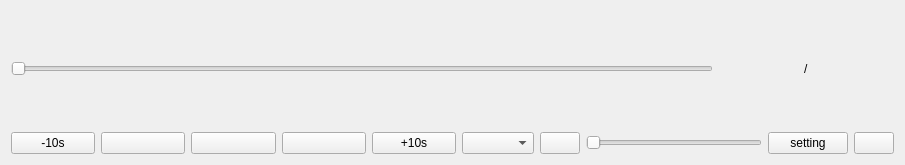
<?xml version="1.0" encoding="UTF-8"?>
<ui version="4.0">
 <class>ControlView</class>
 <widget class="QWidget" name="ControlView">
  <property name="geometry">
   <rect>
    <x>0</x>
    <y>0</y>
    <width>905</width>
    <height>165</height>
   </rect>
  </property>
  <property name="windowTitle">
   <string>Form</string>
  </property>
  <layout class="QGridLayout" name="gridLayout">
   <item row="0" column="0">
    <layout class="QHBoxLayout" name="horizontalLayout_2" stretch="8,2">
     <item>
      <widget class="QSlider" name="horizontalSlider_progress">
       <property name="orientation">
        <enum>Qt::Horizontal</enum>
       </property>
      </widget>
     </item>
     <item>
      <layout class="QHBoxLayout" name="horizontalLayout" stretch="2,0,2">
       <item>
        <widget class="QLabel" name="label_currentDuration">
         <property name="text">
          <string/>
         </property>
        </widget>
       </item>
       <item>
        <widget class="QLabel" name="label_2">
         <property name="text">
          <string>/</string>
         </property>
        </widget>
       </item>
       <item>
        <widget class="QLabel" name="label_allDuration">
         <property name="text">
          <string/>
         </property>
        </widget>
       </item>
      </layout>
     </item>
    </layout>
   </item>
   <item row="1" column="0">
    <layout class="QHBoxLayout" name="horizontalLayout_6" stretch="6,0,3,1">
     <item>
      <layout class="QHBoxLayout" name="horizontalLayout_3">
       <item>
        <widget class="QPushButton" name="pushButton_forwardSecond">
         <property name="text">
          <string>-10s</string>
         </property>
        </widget>
       </item>
       <item>
        <widget class="QPushButton" name="pushButton_previous">
         <property name="text">
          <string/>
         </property>
        </widget>
       </item>
       <item>
        <widget class="QPushButton" name="pushButton_start">
         <property name="text">
          <string/>
         </property>
        </widget>
       </item>
       <item>
        <widget class="QPushButton" name="pushButton_next">
         <property name="text">
          <string/>
         </property>
        </widget>
       </item>
       <item>
        <widget class="QPushButton" name="pushButton_backwardSecond">
         <property name="text">
          <string>+10s</string>
         </property>
        </widget>
       </item>
      </layout>
     </item>
     <item>
      <widget class="QComboBox" name="comboBox_speed"/>
     </item>
     <item>
      <layout class="QHBoxLayout" name="horizontalLayout_4" stretch="1,9">
       <item>
        <widget class="QPushButton" name="pushButton_soundOff">
         <property name="text">
          <string/>
         </property>
        </widget>
       </item>
       <item>
        <widget class="QSlider" name="horizontalSlider_volume">
         <property name="orientation">
          <enum>Qt::Horizontal</enum>
         </property>
        </widget>
       </item>
      </layout>
     </item>
     <item>
      <layout class="QHBoxLayout" name="horizontalLayout_5">
       <item>
        <widget class="QPushButton" name="pushButton_setting">
         <property name="text">
          <string>setting</string>
         </property>
        </widget>
       </item>
       <item>
        <widget class="QPushButton" name="pushButton_list">
         <property name="text">
          <string/>
         </property>
        </widget>
       </item>
      </layout>
     </item>
    </layout>
   </item>
  </layout>
 </widget>
 <resources/>
 <connections/>
</ui>
